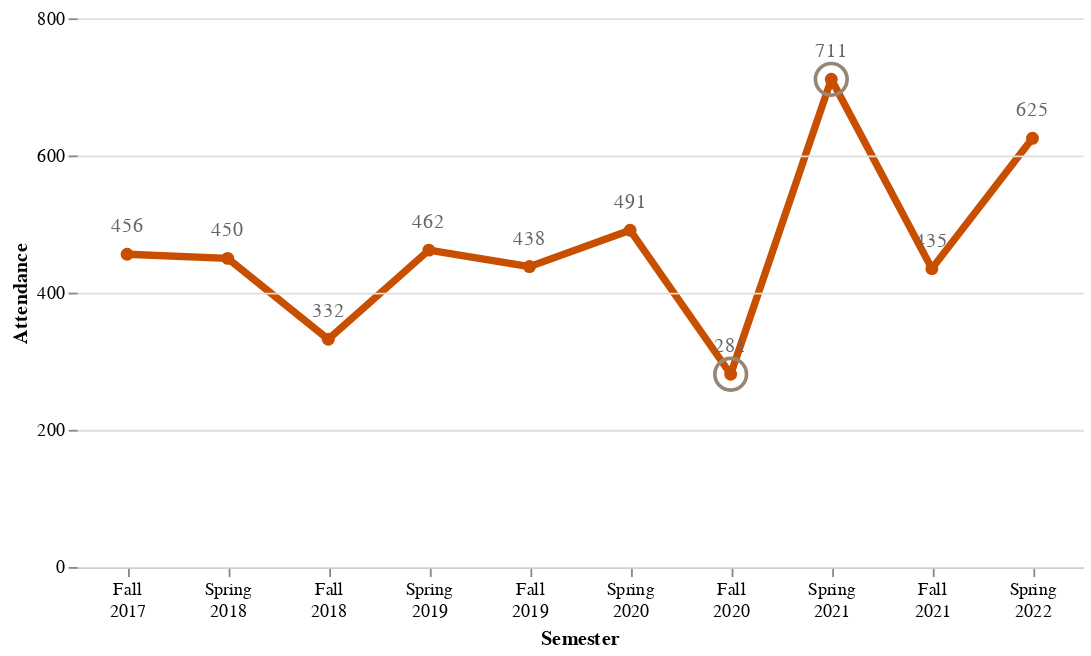

Source (notebook cell):
### Markdown cell above
## Add data labels and highlight circles

- By default, open circles would show up at every data point
- **Filter down to just the points you want to highlight** in that specification
- Unfortunately, you can't specify the label offset separately for each data point, so some are overlapping the line...

### Code cell
base = alt.Chart(df).encode(
    alt.X('semesterWrap:N')
            .sort(alt.SortField('index'))
            .axis(labelAngle = 0)
            .title('Semester'),
    alt.Y('Attendance:Q').axis(tickCount=5, domainWidth=0, zindex=1)
).transform_calculate(
    semesterWrap = alt.expr.split(alt.datum.Semester,' ')
).properties(
    width = 550,
    height = 300
)

line = base.mark_line(
    size=4, 
    strokeJoin="round"
).encode(
    color = alt.value("#C84E00")
)

points = line.mark_circle(
    size=50, 
    opacity=1.0
)

count_text = base.mark_text(
    dy = -15
).encode(
    text = 'Attendance:Q',
    color = alt.value('#666666')
)

highlight_circles = base.mark_point(
    size=300, 
    opacity=1.0
).encode(
    color = alt.value("#988675")
).transform_filter(
    alt.FieldOneOfPredicate(field='Semester', oneOf=['Fall 2020','Spring 2021'])
)

alt.layer(line, 
          points, 
          count_text, 
          highlight_circles
).configure_view(
    strokeWidth=0
)

### Figure 1 — Vega-Lite specification as saved in the notebook (floating-point values rounded to 4 significant figures)
{"config": {"view": {"continuousWidth": 300, "continuousHeight": 300, "strokeWidth": 0}}, "layer": [{"mark": {"type": "line", "size": 4, "strokeJoin": "round"}, "encoding": {"color": {"value": "#C84E00"}, "x": {"axis": {"labelAngle": 0}, "field": "semesterWrap", "sort": {"field": "index"}, "title": "Semester", "type": "nominal"}, "y": {"axis": {"tickCount": 5, "domainWidth": 0, "zindex": 1}, "field": "Attendance", "type": "quantitative"}}, "transform": [{"calculate": "split(datum.Semester,' ')", "as": "semesterWrap"}]}, {"mark": {"type": "circle", "opacity": 1.0, "size": 50}, "encoding": {"color": {"value": "#C84E00"}, "x": {"axis": {"labelAngle": 0}, "field": "semesterWrap", "sort": {"field": "index"}, "title": "Semester", "type": "nominal"}, "y": {"axis": {"tickCount": 5, "domainWidth": 0, "zindex": 1}, "field": "Attendance", "type": "quantitative"}}, "transform": [{"calculate": "split(datum.Semester,' ')", "as": "semesterWrap"}]}, {"mark": {"type": "text", "dy": -15}, "encoding": {"color": {"value": "#666666"}, "text": {"field": "Attendance", "type": "quantitative"}, "x": {"axis": {"labelAngle": 0}, "field": "semesterWrap", "sort": {"field": "index"}, "title": "Semester", "type": "nominal"}, "y": {"axis": {"tickCount": 5, "domainWidth": 0, "zindex": 1}, "field": "Attendance", "type": "quantitative"}}, "transform": [{"calculate": "split(datum.Semester,' ')", "as": "semesterWrap"}]}, {"mark": {"type": "point", "opacity": 1.0, "size": 300}, "encoding": {"color": {"value": "#988675"}, "x": {"axis": {"labelAngle": 0}, "field": "semesterWrap", "sort": {"field": "index"}, "title": "Semester", "type": "nominal"}, "y": {"axis": {"tickCount": 5, "domainWidth": 0, "zindex": 1}, "field": "Attendance", "type": "quantitative"}}, "transform": [{"calculate": "split(datum.Semester,' ')", "as": "semesterWrap"}, {"filter": {"field": "Semester", "oneOf": ["Fall 2020", "Spring 2021"]}}]}], "data": {"name": "data-ad3a1643298a111c8e04a89d0147b008"}, "height": 300, "width": 550, "$schema": "https://vega.github.io/schema/vega-lite/v5.8.0.json", "datasets": {"data-ad3a1643298a111c8e04a89d0147b008": [{"index": 0, "Semester": "Fall 2017", "Attendance": 456}, {"index": 1, "Semester": "Spring 2018", "Attendance": 450}, {"index": 2, "Semester": "Fall 2018", "Attendance": 332}, {"index": 3, "Semester": "Spring 2019", "Attendance": 462}, {"index": 4, "Semester": "Fall 2019", "Attendance": 438}, {"index": 5, "Semester": "Spring 2020", "Attendance": 491}, {"index": 6, "Semester": "Fall 2020", "Attendance": 281}, {"index": 7, "Semester": "Spring 2021", "Attendance": 711}, {"index": 8, "Semester": "Fall 2021", "Attendance": 435}, {"index": 9, "Semester": "Spring 2022", "Attendance": 625}]}}
